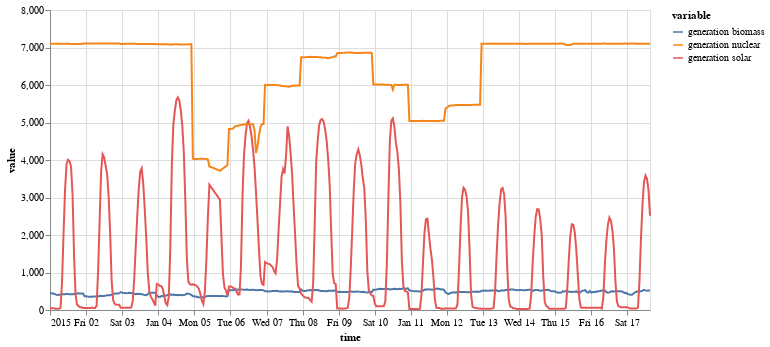

Source (notebook cell):
### Markdown cell above
with multivariate TimeSeries

### Code cell
on.Plot(ts_multi.head(400))\
    .add(on.marks.line)\
    .properties(width=600)\
    .show()

### Figure 1 — Vega specification as saved in the notebook (floating-point values rounded to 4 significant figures; data arrays with more than 128 entries replaced by an {"elided": "..."} marker saying what was removed)
{"$schema": "https://vega.github.io/schema/vega/v5.json", "data": [{"name": "source_0", "values": {"elided": "1200 records"}, "transform": [{"type": "formula", "expr": "toDate(datum['time'])", "as": "time"}]}, {"name": "source_0_y_domain_value", "values": [{"min": 23.0, "max": 7108.0}]}, {"name": "source_0_color_domain_variable", "values": [{"variable": "generation biomass"}, {"variable": "generation solar"}, {"variable": "generation nuclear"}]}], "marks": [{"type": "group", "name": "layer_0_pathgroup", "from": {"facet": {"data": "source_0", "name": "faceted_path_layer_0_main", "groupby": ["variable"]}}, "encode": {"update": {"width": {"field": {"signal": null, "datum": null, "group": "width", "parent": null}}, "height": {"field": {"signal": null, "datum": null, "group": "height", "parent": null}}}}, "marks": [{"type": "line", "name": "layer_0_marks", "from": {"data": "faceted_path_layer_0_main"}, "sort": {"field": "datum[\"time\"]"}, "encode": {"update": {"x": {"field": "time", "scale": "x"}, "stroke": {"field": "variable", "scale": "color"}, "defined": {"signal": "isValid(datum[\"time\"]) && isFinite(+datum[\"time\"]) && isValid(datum[\"value\"]) && isFinite(+datum[\"value\"])"}, "y": {"field": "value", "scale": "y"}}}, "style": ["line"]}]}], "scales": [{"name": "x", "type": "time", "domain": {"data": "source_0", "field": "time"}, "range": [0, {"signal": "width"}]}, {"name": "y", "type": "linear", "domain": [{"signal": "(data(\"source_0_y_domain_value\")[0] || {}).min"}, {"signal": "(data(\"source_0_y_domain_value\")[0] || {}).max"}], "range": [{"signal": "height"}, 0], "zero": true, "nice": true}, {"name": "color", "type": "ordinal", "domain": {"data": "source_0_color_domain_variable", "field": "variable", "sort": true}, "range": "category"}], "axes": [{"scale": "x", "orient": "bottom", "domain": false, "aria": false, "maxExtent": 0, "minExtent": 0, "gridScale": "y", "tickCount": {"signal": "ceil(width/40)"}, "ticks": false, "zindex": 0, "grid": true, "labels": false}, {"scale": "y", "orient": "left", "gridScale": "x", "tickCount": {"signal": "ceil(height/40)"}, "maxExtent": 0, "minExtent": 0, "zindex": 0, "grid": true, "labels": false, "ticks": false, "domain": false, "aria": false}, {"scale": "x", "orient": "bottom", "labelFlush": true, "tickCount": {"signal": "ceil(width/40)"}, "labelOverlap": true, "zindex": 0, "grid": false, "title": "time"}, {"scale": "y", "zindex": 0, "orient": "left", "grid": false, "title": "value", "labelOverlap": true, "tickCount": {"signal": "ceil(height/40)"}}], "width": 600, "legends": [{"stroke": "color", "symbolType": "stroke", "title": "variable"}], "style": "cell", "height": 300, "background": "white", "padding": 5}
